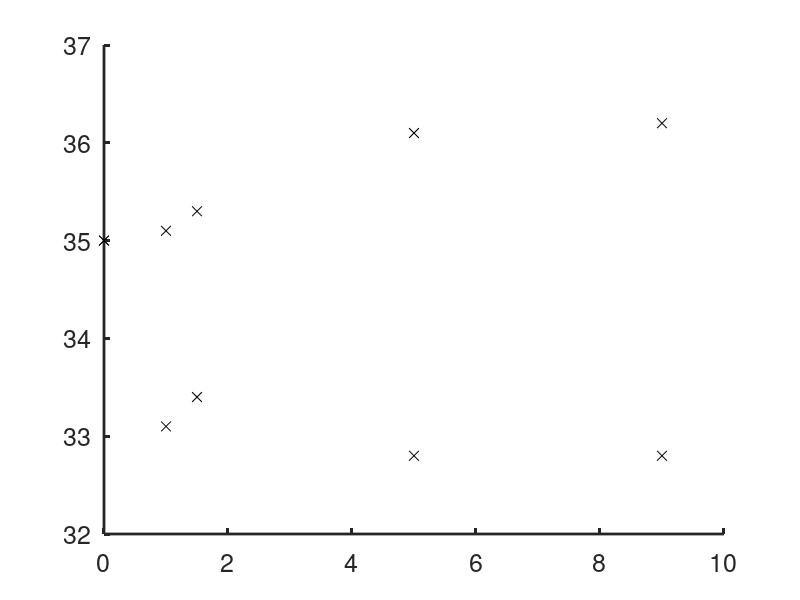

Reproduce this figure in MATLAB.
scatter([0 1 1.5 5 9], [35 35.1 35.3 36.1 36.2], 50, 'k', 'x');
hold on
scatter([0 1 1.5 5 9], [35 33.1 33.4 32.8 32.8], 50, 'k', 'x');
set(gca, 'linewidth', 2, 'fontsize', 18);
box off